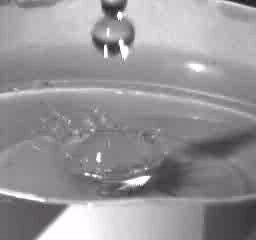
#> input picture frame 18 of OpenCV/PicVid/waterdrop.avi, 256 x 240 px, given in place of slow.flv, which was not available
$ python MeanShift.py
#> lines starting #> are read from the running program, lines starting #| are printed output that depends on the picture; after the words box and inside, x2 and y2 are one past the last pixel; in counts of white or black regions, pixels touching at a corner belong together; pictures that were not available may be replaced by others from this repository, and a replacement may not be noted

import numpy as np
import cv2

# Start the webcam
cap = cv2.VideoCapture('slow.flv')


# Take the first frame
ret, frame = cap.read()
#> frame is the input picture: shape (240, 256, 3); mean B, G, R 151.1, 148.7, 150.7
rows, cols = frame.shape[:2]
#> rows = 240; cols = 256

# Define the initial window location at the frame center
windowWidth = 150
windowHeight = 200
windowCol = int((cols - windowWidth) / 2)
#> windowCol = 53
windowRow = int((rows - windowHeight) / 2)
#> windowRow = 20
window = (windowCol, windowRow, windowWidth, windowHeight)
#> window = (53, 20, 150, 200)

# Get the ROI and convert it to HSV scale ( Region of Interest)
roi = frame[windowRow:windowRow + windowHeight, windowCol:windowCol + windowWidth]
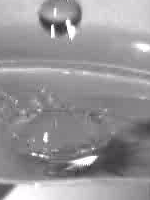
#> roi: shape (200, 150, 3); mean B, G, R 151.9, 149.4, 151.4
roiHsv = cv2.cvtColor(roi, cv2.COLOR_BGR2HSV)
#> roiHsv: shape (200, 150, 3); mean H, S, V 144.3, 4.5, 151.9

# Mask the dark areas
lowLimit = np.array((0., 60., 32.))
highLimit = np.array((180., 255., 255.))
mask = cv2.inRange(roiHsv, lowLimit, highLimit)
#> mask: shape (200, 150); every value is 0

# Calculate the hue histogram of the unmasked region
roiHist = cv2.calcHist([roiHsv], [0], mask, [180], [0, 180])
#> roiHist = 180 values from 0 to 0
cv2.normalize(roiHist, roiHist, 0, 255, cv2.NORM_MINMAX)

# Set the termination criteria: either finished 10 iteration or moved less than one pixel
terminationCriteria = (cv2.TERM_CRITERIA_COUNT | cv2.TERM_CRITERIA_EPS , 10, 1)

# Play until the user decides to stop
while True:
    # Get the next frame
    ret , frame = cap.read()
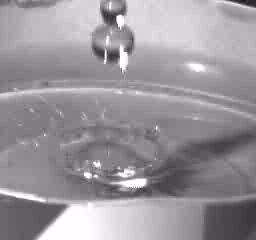
#> input picture frame 19 of OpenCV/PicVid/waterdrop.avi, 256 x 240 px, given in place of slow.flv, which was not available
#> frame is the input picture: shape (240, 256, 3); mean B, G, R 153.3, 150.8, 152.8

    if ret:
        # Calculate the histogram back projection
        frameHsv = cv2.cvtColor(frame, cv2.COLOR_BGR2HSV)
#> frameHsv: shape (240, 256, 3); mean H, S, V 143.3, 4.4, 153.3
        backprojectedFrame = cv2.calcBackProject([frameHsv], [0], roiHist, [0, 180], 1)
#> backprojectedFrame: shape (240, 256); every value is 0

        # Mask the dark areas to improve the results
        mask = cv2.inRange(frameHsv, lowLimit, highLimit)
        backprojectedFrame &= mask

        # Apply meanshift method to get the new window location
        ret, window = cv2.meanShift(backprojectedFrame, window, terminationCriteria)
#> ret = 0

        # Draw the window on the frame
        windowCol, windowRow = window[:2]
        frame = cv2.rectangle(frame, (windowCol, windowRow), (windowCol + windowWidth, windowRow + windowHeight), 255, 2)
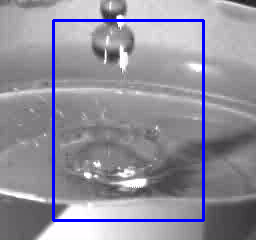
#> frame: shape (240, 256, 3); 3.41% of pixels changed, all inside (x1, y1, x2, y2) = (52, 19, 205, 222)

        # Display the resulting frame
        cv2.imshow('meanshift', frame)
        k = cv2.waitKey(60) & 0xff
#> (key Esc is pressed here)

        # Exit if the user press ESC
        if k == 27:
            break
    else:
        break

# When everything is done, release the capture and close all windows
cap.release()
cv2.destroyAllWindows()

$ run again, starting later in the video
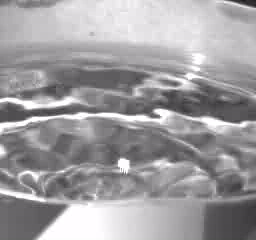
#> input picture frame 81 of OpenCV/PicVid/waterdrop.avi, 256 x 240 px, given in place of slow.flv, which was not available
#> frame is the input picture: shape (240, 256, 3); mean B, G, R 159.3, 156.9, 158.8
#> roiHsv: shape (200, 150, 3); mean H, S, V 143.6, 4.3, 159.9
#> mask: shape (200, 150); every value is 0
#> roiHist = 180 values from 0 to 0
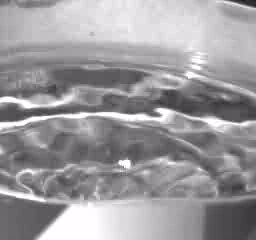
#> input picture frame 82 of OpenCV/PicVid/waterdrop.avi, 256 x 240 px, given in place of slow.flv, which was not available
#> frame is the input picture: shape (240, 256, 3); mean B, G, R 156.2, 153.8, 155.7
#> frameHsv: shape (240, 256, 3); mean H, S, V 142.8, 4.5, 156.2
#> backprojectedFrame: shape (240, 256); every value is 0
#> ret = 0
#> `frame = cv2.rectangle(frame, (windowCol, windowRow), (windowCol + wind..`:
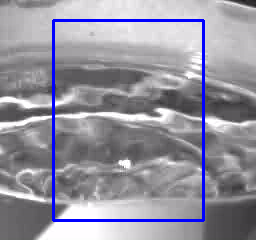
#> frame: shape (240, 256, 3); 3.41% of pixels changed, all inside (x1, y1, x2, y2) = (52, 19, 205, 222)

$ run again, starting later in the video
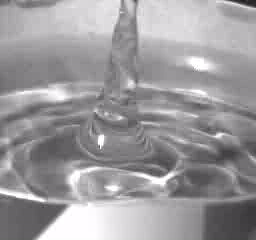
#> input picture frame 145 of OpenCV/PicVid/waterdrop.avi, 256 x 240 px, given in place of slow.flv, which was not available
#> frame is the input picture: shape (240, 256, 3); mean B, G, R 156, 153.6, 155.6
#> roiHsv: shape (200, 150, 3); mean H, S, V 144.1, 4.2, 158.6
#> mask: shape (200, 150); every value is 0
#> roiHist = 180 values from 0 to 0
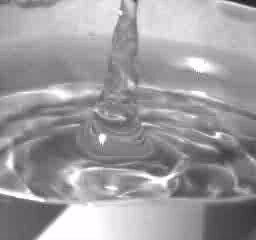
#> input picture frame 146 of OpenCV/PicVid/waterdrop.avi, 256 x 240 px, given in place of slow.flv, which was not available
#> frame is the input picture: shape (240, 256, 3); mean B, G, R 158.3, 155.9, 157.9
#> frameHsv: shape (240, 256, 3); mean H, S, V 143.3, 4.3, 158.3
#> backprojectedFrame: shape (240, 256); every value is 0
#> ret = 0
#> `frame = cv2.rectangle(frame, (windowCol, windowRow), (windowCol + wind..`:
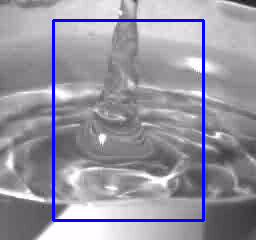
#> frame: shape (240, 256, 3); 3.41% of pixels changed, all inside (x1, y1, x2, y2) = (52, 19, 205, 222)
